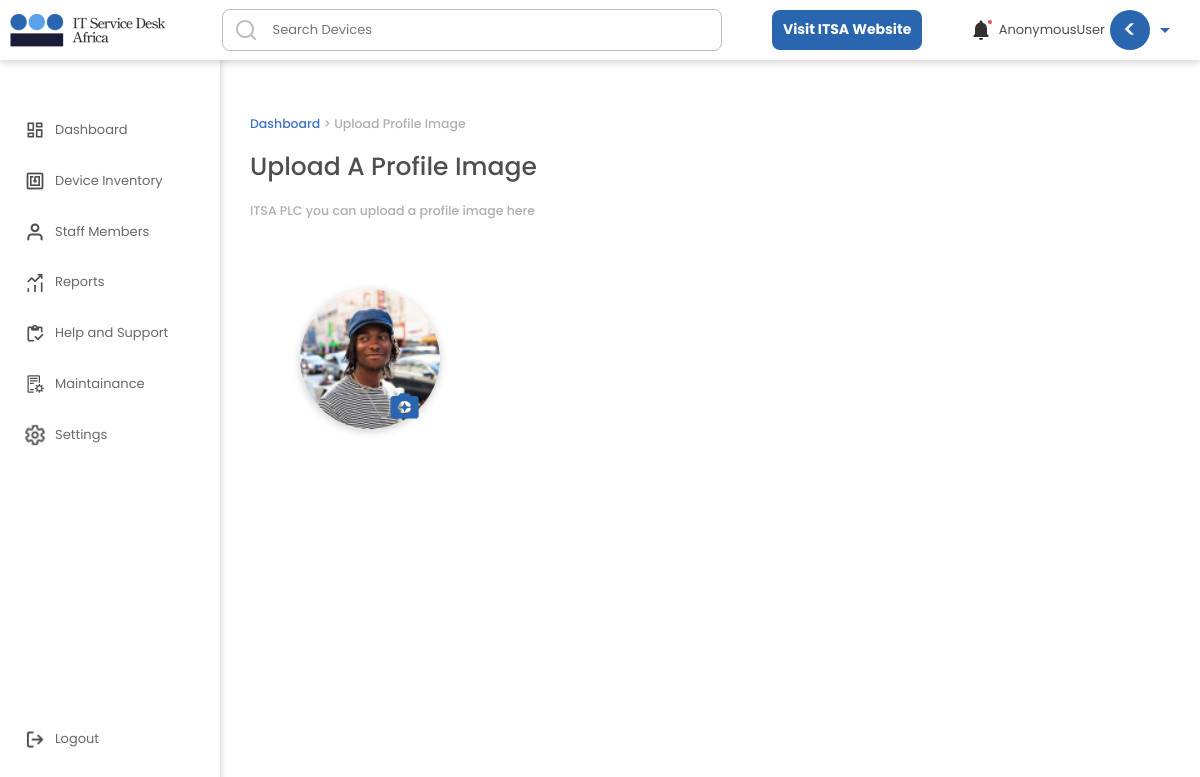
Page /member/uploadprofileimagepage/3/ on the earlier database version.
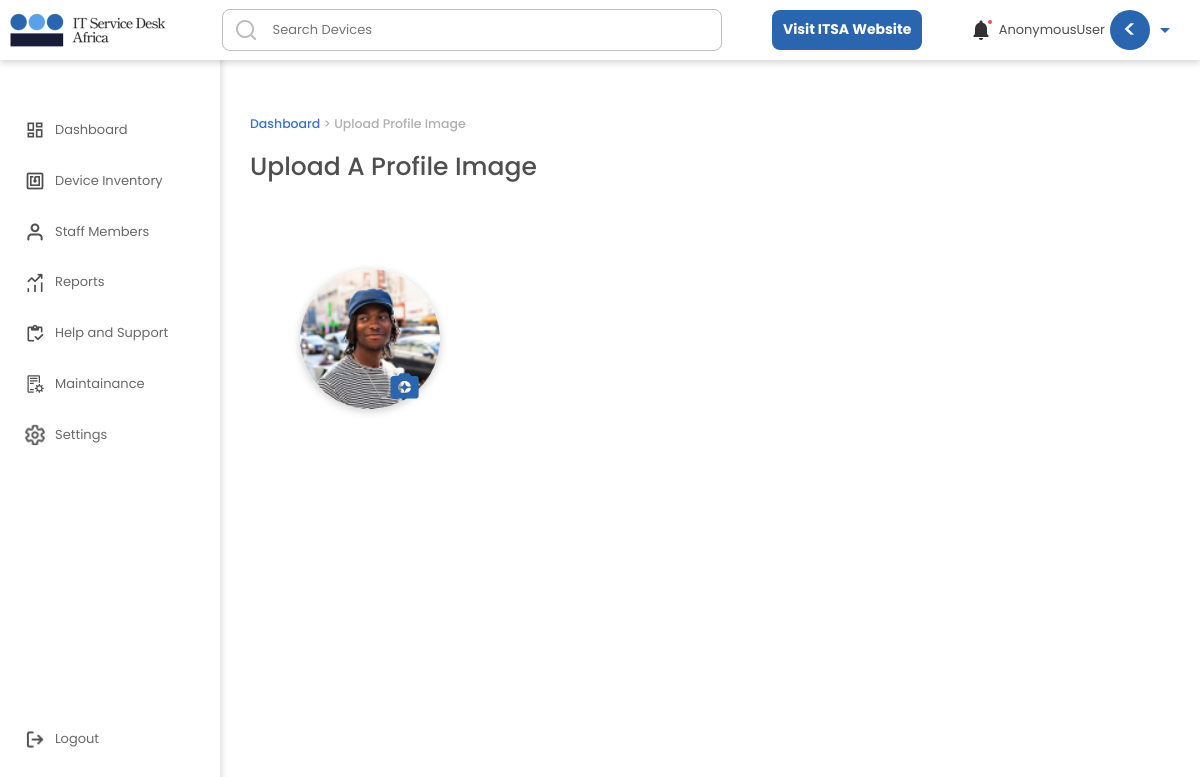
Same page on the later database version.
### useronboard/models.py (models this page shows, shortened)
class SignupForm(models.Model):
    user = models.ForeignKey(User, null=True, on_delete=models.CASCADE)
    companyname = models.CharField(max_length=200, null=True, blank=True)
    companyUniqueID = models.CharField(max_length=200, null=True, blank=True)
    email = models.EmailField(max_length=200, null=True, blank=True)
    phone = models.CharField(max_length=200, null=True, blank=True)
    city = models.CharField(max_length=200, null=True, blank=True)
    country = models.CharField(max_length=200, null=True, blank=True)
    password = models.CharField(max_length=200, null=True, blank=True)
    repassword = models.CharField(max_length=200, null=True, blank=True)
    address = models.CharField(max_length=200, null=True, blank=True)
    created_at = models.DateTimeField(auto_now_add=True)
    edited_at = models.DateTimeField(auto_now=True)
    class Meta:
        ordering = ['-edited_at', '-created_at']

### userarea/views.py (the view, shortened to what this page needs)
# urls.py: path('uploadprofileimagepage/<str:pk>/', views.UploadProfileImg, name="UploadProfileImg"),
def UploadProfileImg(request, pk):
    allSignUps = SignupForm.objects.filter(id = pk)
    allUsers = User.objects.all()
    allProfileImages2 = UserProfileImage.objects.all()
    allProfileImages = UserProfileImage.objects.filter(userReg = request.user.username).first()
    context = {'allProfileImages2':allProfileImages2, 'allProfileImages':allProfileImages, 'allUsers':allUsers, 'allSignUps': allSignUps}
    return render(request, 'userarea/updateimage.html', context)

### userarea/templates/userarea/updateimage.html (shortened to what this page needs)
{% include 'general.html' %}
{% load static %}
{% block content %}
<!DOCTYPE html>
<html lang="en">
	<head>
		<link rel="stylesheet" href={% static 'dashboard/css/style.css' %} />
		<link rel="stylesheet" href={% static 'inventory/css/style.css' %} />
		<link rel="stylesheet" href={% static 'editprofile/css/style.css' %} />
		<link href="https://unpkg.com/aos@2.3.1/dist/aos.css" rel="stylesheet">
	</head>
	<body class='body'>
		<div class='main'>
            <br/><div>
                <h5> <a href = {% url 'Dashboard' %} >Dashboard</a> > Upload Profile Image </h5>
            <br/>
            </div>
            <div class='profileintro'>
                    <h1>Upload A Profile Image</h1>
                </div>
                <br/>
            <div>
                {% for allSignUps in allSignUps %}
                <h5>{{allSignUps.companyname}} you can upload a profile image here</h5>
                {% endfor %}
            </div><br/>
            <div class='profileUpdateSection'>
                <form method='POST' enctype="multipart/form-data" >
                    <label for='images' class="uploadProfilePic">
                        <div class='profilepicinner'>
                            <div class='userimg' >
                                <div class='profileimgproper'>
                                    {% if allProfileImages.profilepicture %}
                                    {% comment %} <div class='profileimgproper'><img src={% static 'editprofile/img/user.png' %} /></div> {% endcomment %}
                                    <div class='profileimgproper'><img src ={{allProfileImages.profilepicture.url}} /></div>
                                    {% comment %} <div class='profileimgproper'><img src = "{{allProfileImages2.profilepicture.url}}" /></div> {% endcomment %}
                                    {% else %}
                                    <div class='profileimgproper'><img src={% static 'editprofile/img/user.png' %} /></div>
                                    {% endif %}
                                </div>
                            </div>
                            <div name='profilepicture'>
                            </div>
                            <div class='cam' >
                                <img src={% static 'editprofile/img/cam.png' %} />
                            </div>
                        </div>
                    </label>
                </form>
            </div>
        </div>
    </body>
</html>
{% endblock content %}

Differences in the rows shown:
removed SignupForm: companyname "ITSA PLC"
